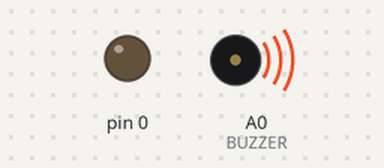
Recording of a sketch running on a simulated Arduino Uno, built with avr-gcc and run on an emulated ATmega328P. Parts: output pins drawn as LEDs (lit = HIGH), buzzer (waves = sounding).

Above: at 1.05 s.
Timing chart, 0 to 10.3 s (numbered marks = the images above):
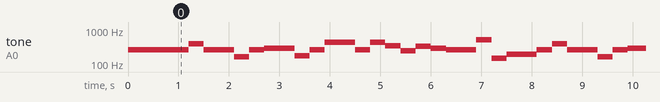

The sketch:

GaitSound.ino
```cpp
#define BUZZER A0

void setup(){
  pinMode(0,OUTPUT);
  pinMode(BUZZER, OUTPUT);
  tone(BUZZER, 262, 300);
  delay(300);
  tone(BUZZER, 262, 300);
  delay(300);
  tone(BUZZER, 262, 300);
  delay(300);
}

void loop()
{
  tone(BUZZER, 262, 300);
  delay(300);
  tone(BUZZER, 392, 300);  //1 C G C
  delay(300);
  tone(BUZZER, 262, 300);
  delay(300);

  tone(BUZZER, 262, 300);
  delay(300);
  tone(BUZZER, 165, 300);  //2 C E C
  delay(300);
  tone(BUZZER, 262, 300);
  delay(300);

  tone(BUZZER, 294, 300);
  delay(300);
  tone(BUZZER, 294, 300);  //3 D D F
  delay(300);
  tone(BUZZER, 175, 300);
  delay(300);

  tone(BUZZER, 262, 300);
  delay(300);
  tone(BUZZER, 440, 300);  //4 C A A
  delay(300);
  tone(BUZZER, 440, 300);
  delay(300);

  tone(BUZZER, 262, 300);
  delay(300);
  tone(BUZZER, 440, 300);  //5 C A F
  delay(300);
  tone(BUZZER, 349, 300);
  delay(300);

  tone(BUZZER, 247, 300);
  delay(300);
  tone(BUZZER, 330, 300);  //6 B E G
  delay(300);
  tone(BUZZER, 292, 300);
  delay(300);

  tone(BUZZER, 262, 300);
  delay(300);
  tone(BUZZER, 262, 300);  //7 C C C
  delay(300);
  tone(BUZZER, 523, 300);
  delay(300);

  tone(BUZZER, 147, 300);
  delay(300);
  tone(BUZZER, 196, 300);  //8 D D G
  delay(300);
  tone(BUZZER, 196, 300);
  delay(300);
}
```
